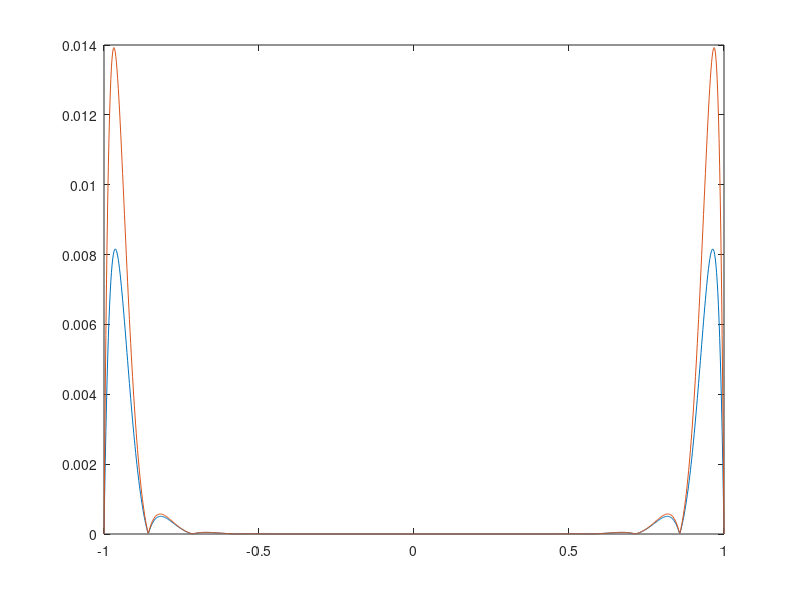
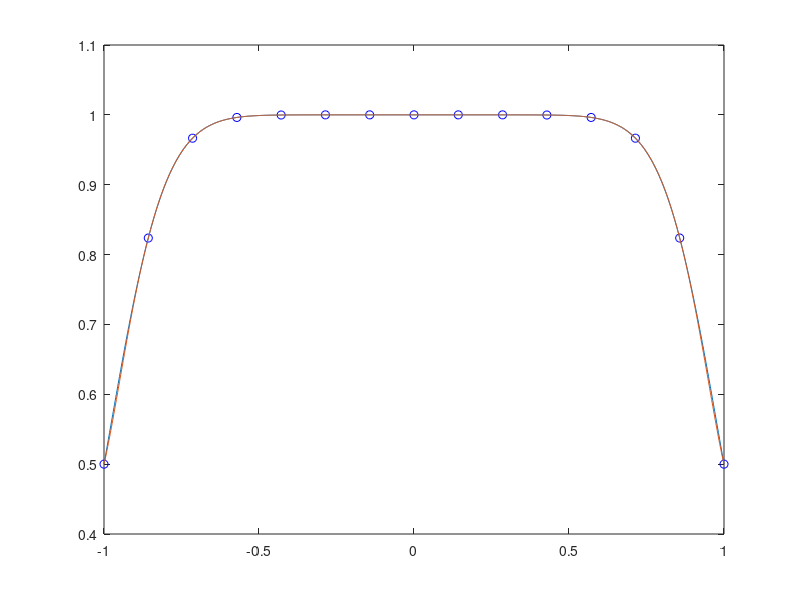

Write MATLAB code to recreate these figures, in order.
clc
clear
close all


xd = -1;
xu = 1;
len = 15;



xi = linspace (xd,xu,1000);
yi = 1./(1+(xi.^10));


x = linspace(xd,xu,len);
y = 1./(1+x.^10);
p = zeros(1,len);
%interpolacja wielomanem Lagranga
for i = 1 : len
    tmp1=x;
    tmp1(i) = [];
    tmp2=poly(tmp1);
    tmp1=x(i)-tmp1;
    tmp2=tmp2*y(i)/prod(tmp1);
    p=p+tmp2;
end

b = zeros(2,1000);
yo=polyval(p,xi);


for a = 1 : 1000
    b(1,a) = abs(yi(a)-yo(a));
    b(2,a) = b(1,a)/yi(a);
end

figure;
plot(xi,b);
%błąd bezwzględny niebieski
%błąd względny pomarańczowy

figure;
plot(x,y,'ob'); hold on;
plot(xi,yi);
plot(xi,yo);

mean(b(1,:))
max(b(1,:))
mean(b(2,:))
max(b(2,:))
